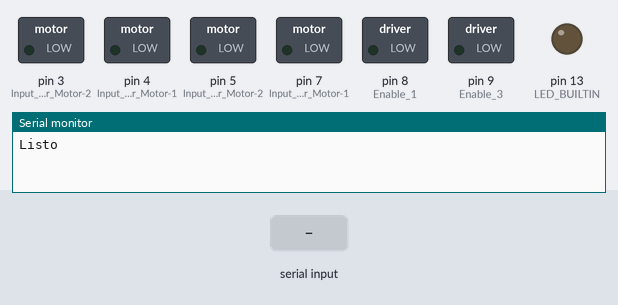
A sketch run on a simulated Arduino Uno, built with avr-gcc and run on an emulated ATmega328P. Parts: switched loads named in the sketch (green lamp = pin HIGH), output pins drawn as LEDs (lit = HIGH), the last lines printed to the serial monitor. The test bench sets the inputs (shaded band).

Above: at 1.2 s.
1.3 s: "W" received over the second serial link
At 1.8 s:
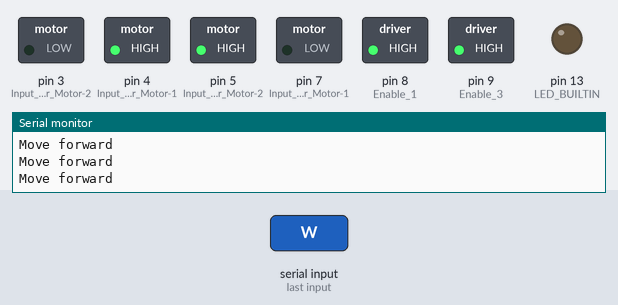
2.9 s: "E" received over the second serial link
At 4.1 s:
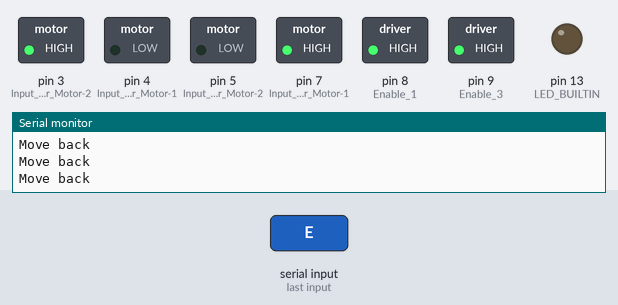
4.4 s: "N" received over the second serial link
At 5.6 s:
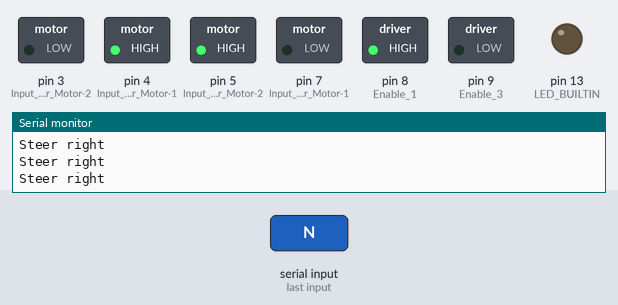
5.9 s: "S" received over the second serial link
At 7.1 s:
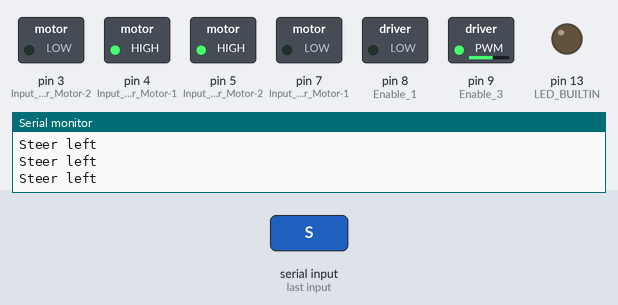
7.5 s: "E" received over the second serial link
At 8.7 s:
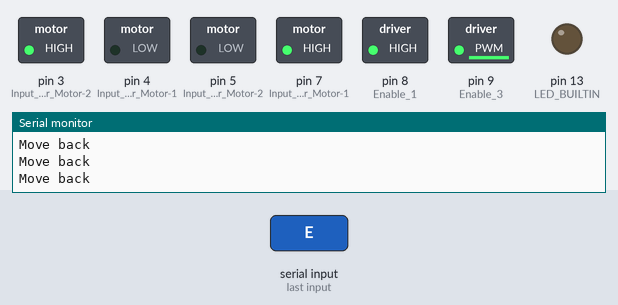
9.0 s: "1" received over the second serial link
At 10.3 s:
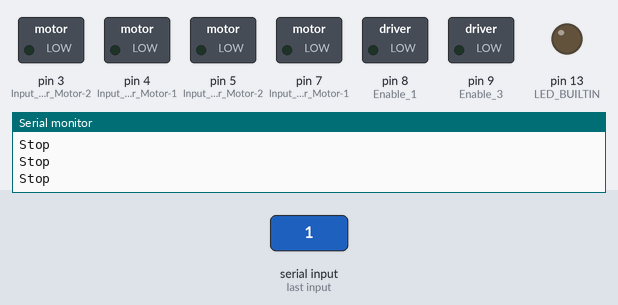
Timing chart, 0 to 11.5 s (numbered marks = the images above; inputs shaded):
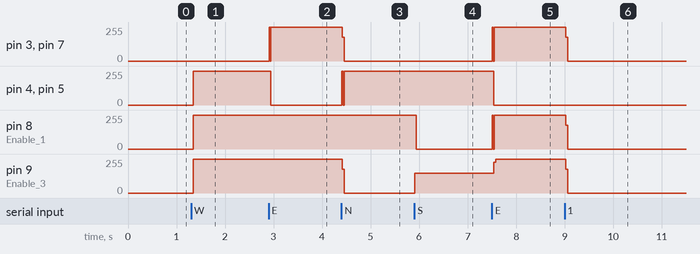

The sketch:

sf_23_b.ino
```cpp
#include <SoftwareSerial.h>
SoftwareSerial blue(11,10);
char NOMBRE[21] = "SF23";
char PASS[5] = "4455";
char appData;
String inData;


void setup()
{
  //Bluetooth config
  Serial.begin(9600);
  Serial.println("Listo");
  blue.begin(9600);
  blue.print("AT+NAME");
  blue.print(NOMBRE);


  //Motors Config
  pinMode(LED_BUILTIN, OUTPUT);
  pinMode(9, OUTPUT); //Enable 3&4   MOTOR-2
  pinMode(8, OUTPUT); //Enable 1 & 2 MOTOR-1

  pinMode(7, OUTPUT);  //Input 1 for Motor-1
  pinMode(4, OUTPUT);  //Input 2 for Motor-1

  pinMode(5, OUTPUT);  //Input 3 for Motor-2
  pinMode(3, OUTPUT);  //Input 4 for Motor-2


}

void loop()
{

  blue.listen();

  while( blue.available() > 0){
    appData = blue.read();
    inData = String(appData);
    Serial.write(appData);

  }

  if( Serial.available() ){
    delay(10);
    blue.write(Serial.read());
  }


  if (inData == "W"){
    stopMotors();
    moveForward();
    Serial.println("Move forward");
  }
  else if(inData == "E"){
    stopMotors();
    moveBack();
    Serial.println("Move back");
  }
  else if(inData == "N"){
    stopMotors();
    steerRight();
    Serial.println("Steer right");
  }
  else if(inData == "S"){
    stopMotors();
    steerLeft();
    Serial.println("Steer left");
  }
  else if(inData == "1"){
    stopMotors();
    Serial.println("Stop");
  }


}

void moveForward(){
  //Motor-1 direction
  digitalWrite(7, LOW);
  digitalWrite(4, HIGH);
  //Motor-1 speed
  analogWrite(8, 150);

  //Motor-2 direction
  digitalWrite(5, HIGH);
  digitalWrite(3, LOW);
  //Motor-2 speed
  analogWrite(9,255);

}

void stopMotors(){
  //Motor-1 direction
  digitalWrite(7, LOW);
  digitalWrite(4, LOW);
  //Motor-1 speed
  analogWrite(8, 0);

  //Motor-2 direction
  digitalWrite(5, LOW);
  digitalWrite(3, LOW);
  //Motor-2 speed
  analogWrite(9,0);

}

void moveBack(){
  //Motor-1 Direction
  digitalWrite(7,HIGH);
  digitalWrite(4, LOW);
  //Motor-1 Speed
  analogWrite(8,150);

  //Motor-2 Direction
  digitalWrite(5,LOW);
  digitalWrite(3,HIGH);
  //Motor-2 Speed
  analogWrite(9,255);
}

void steerLeft(){
  //Motor-1 Direction
  digitalWrite(7,LOW);
  digitalWrite(4,HIGH);
  //Motor-1 Speed
  analogWrite(8,0);

  //Motor-2 Direction
  digitalWrite(5, HIGH);
  digitalWrite(3, LOW);
  //Motor-2 Speed
  analogWrite(9, 150);
}

void steerRight(){
  //Motor-1 Direction
  digitalWrite(7,LOW);
  digitalWrite(4,HIGH);
  //Motor-1 Speed
  analogWrite(8, 150);

  //Motor-2 direction
  digitalWrite(5,HIGH);
  digitalWrite(3,LOW);
  //Motor-2 speed
  analogWrite(9,0);
}
```

Measured:
- after the input at 1.3 s, pin 4 (Input_2_for_Motor-1), pin 5 (Input_3_for_Motor-2), pin 8 (Enable_1), pin 9 (Enable_3): 0/255 → 254/255 at once, → 255/255 0.08 s later
- after the input at 2.9 s, pin 3 (Input_4_for_Motor-2), pin 7 (Input_1_for_Motor-1): 0/255 → 255/255 at once; pin 4 (Input_2_for_Motor-1), pin 5 (Input_3_for_Motor-2): 255/255 → 0/255 at once
- after the input at 4.4 s, pin 3 (Input_4_for_Motor-2), pin 7 (Input_1_for_Motor-1), pin 9 (Enable_3): 255/255 → 0/255 at once; pin 4 (Input_2_for_Motor-1), pin 5 (Input_3_for_Motor-2): 0/255 → 255/255 at once
- after the input at 5.9 s, pin 8 (Enable_1): 255/255 → 0/255 at once; pin 9 (Enable_3): 0/255 → 150/255 at once
- after the input at 7.5 s, pin 3 (Input_4_for_Motor-2), pin 7 (Input_1_for_Motor-1), pin 8 (Enable_1): 0/255 → 255/255 at once; pin 4 (Input_2_for_Motor-1), pin 5 (Input_3_for_Motor-2): 255/255 → 0/255 at once; pin 9 (Enable_3): 150/255 → 254/255 at once
- after the input at 9.0 s, pin 3 (Input_4_for_Motor-2), pin 7 (Input_1_for_Motor-1), pin 8 (Enable_1): 255/255 → 0/255 at once; pin 9 (Enable_3): 254/255 → 0/255 at once
